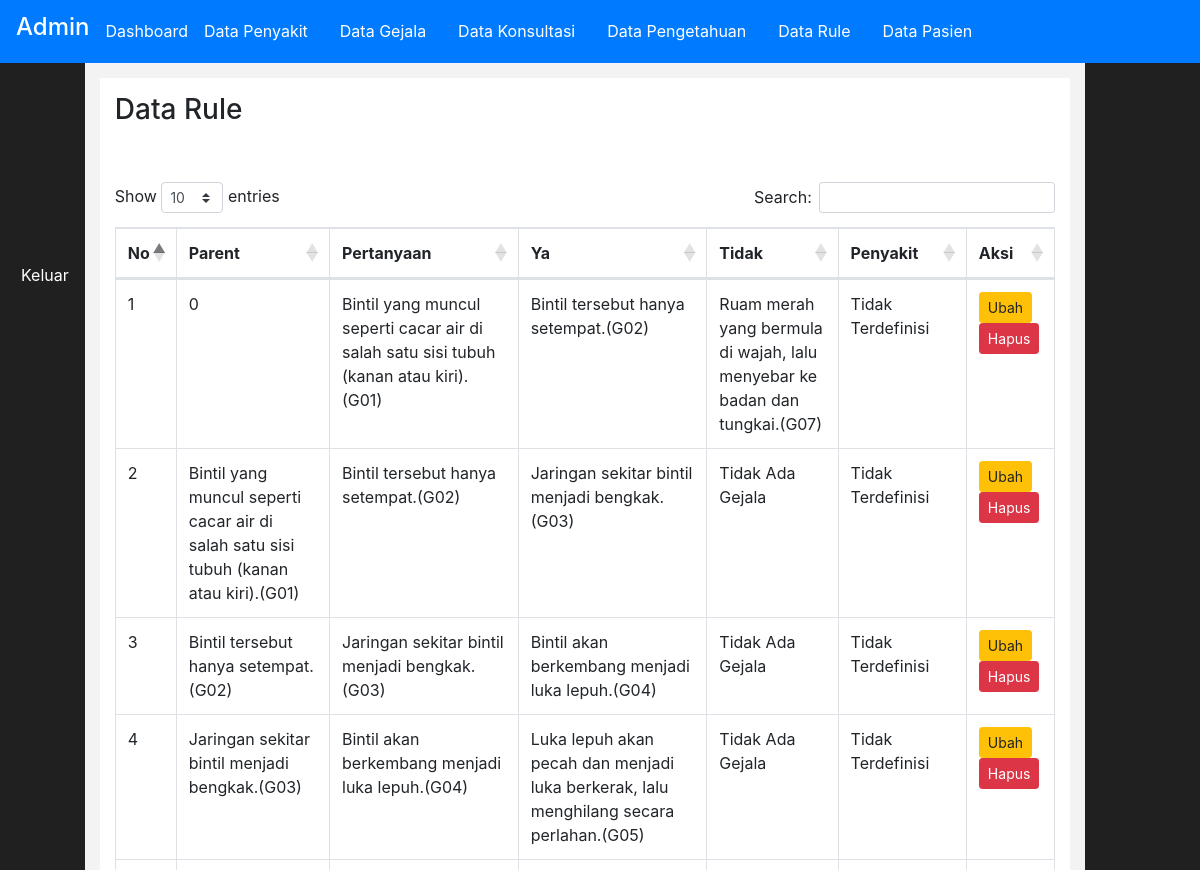
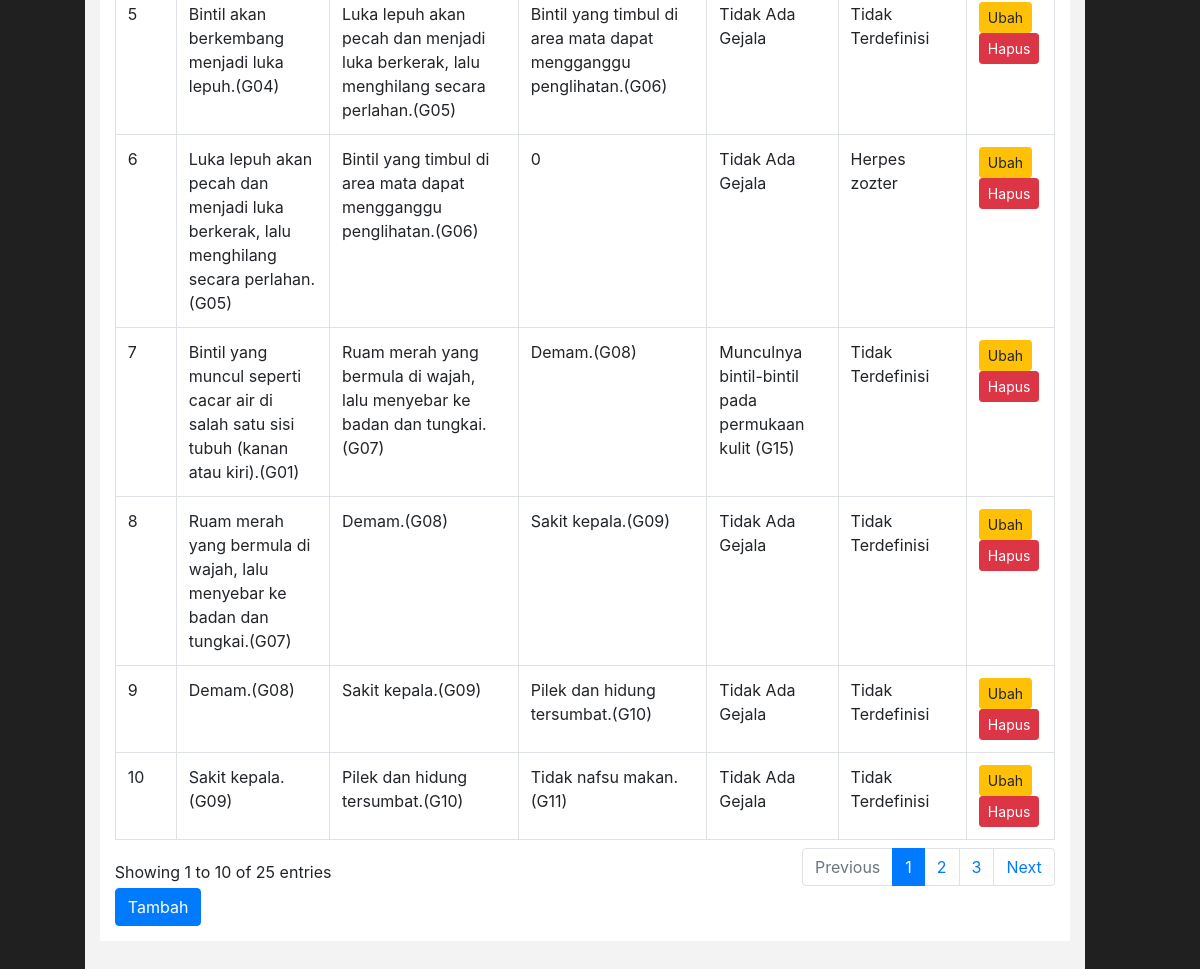
The app's page /admin/index.php?halaman=rule (signed in) with its own data (2 pictures, top to bottom).
### tables this page shows
CREATE TABLE `rule` (
  `id_rule` int(11) NOT NULL,
  `id_gejala_parent` int(11) NOT NULL,
  `id_gejala_pertanyaan` int(11) NOT NULL,
  `id_gejala_ya` int(11) NOT NULL,
  `id_gejala_tidak` int(11) NOT NULL,
  `id_penyakit` int(11) NOT NULL
);

CREATE TABLE `gejala` (
  `id_gejala` int(11) NOT NULL,
  `nama_gejala` varchar(255) NOT NULL
);

CREATE TABLE `penyakit` (
  `id_penyakit` int(11) NOT NULL,
  `kd_penyakit` varchar(11) NOT NULL,
  `nama_penyakit` varchar(255) NOT NULL,
  `deskripsi_penyakit` text NOT NULL,
  `saran_penyakit` text NOT NULL
);

### config/class.php (called while the page is built, shortened)
<?php
$mysqli = new mysqli("localhost" , "root" , "" ,"pta-mufti-uji");
class diagnosapenyakit
{
	public $koneksi;
	function __construct($mysqli)
	{
		$this->koneksi = $mysqli;
	}
	function ambildata($id)
	{
		$ambil = $this->koneksi->query("SELECT * FROM penyakit WHERE id_penyakit='$id'");
		$pecah = $ambil->fetch_assoc();
		return $pecah;
	}
}
$diagnosapenyakit = new diagnosapenyakit($mysqli);
 class gejala
 {
 	public $koneksi;
 	function __construct($mysqli)
 	{
 		$this->koneksi = $mysqli;
 	}
 	function ambilgejala($id)
 	{
 		$ambil = $this->koneksi->query("SELECT * FROM gejala WHERE id_gejala='$id'");
 		$pecah =$ambil->fetch_assoc();
 		return $pecah;
 	}
 }
 $gejala = new gejala($mysqli);
 class rule extends pengetahuan
 {
 	public $koneksi;
 	function __construct($mysqli){
 		$this->koneksi= $mysqli;
 	}
 	function tampilrule()
 	{
 		$ambil = $this->koneksi->query("SELECT * FROM rule");
 		while ($pecah= $ambil->fetch_assoc())
 		{
 			$data[] =$pecah;
 		}
 		return $data;
 	}
 }
 $rule = new rule($mysqli);
 ?>

### admin/rule/datarule.php (the view)
<?php $datarule = $rule->tampilrule(); ?>
<h3>Data Rule</h3>
<br>
<br>
<div class="table-responsive">
	<table class="table table-bordered"  id="datatables">
		<thead>
			<tr>
				<th>No</th>
				<th>Parent</th>
				<th>Pertanyaan</th>
				<th>Ya</th>
				<th>Tidak</th>
				<th>Penyakit</th>
				<th>Aksi</th>
			</tr>
		</thead>
		<tbody>
			<?php foreach ($datarule as $key => $value): ?>
				<tr>
					<td><?php echo $key+1; ?></td>
					<td>
						<?php
						if ($value['id_gejala_parent']==0) {
						 	echo "0";
						 }
						 else {
						 	$data_parent = $gejala->ambilgejala($value['id_gejala_parent']);
						  	echo $data_parent['nama_gejala'];
						  }
						 ?>
					</td>
					<td>
						<?php
						if ($value['id_gejala_pertanyaan']==0) {
							echo "0";
						}
						else
						{	$data_pertanyaan = $gejala->ambilgejala($value['id_gejala_pertanyaan']);
							echo $data_pertanyaan['nama_gejala'];
						}
						 ?>
					</td>
					<td>
						<?php
						if ($value['id_gejala_ya']==0) {
						 echo "0";
						 }
						  else
						 {
						 	$data_ya = $gejala->ambilgejala($value['id_gejala_ya']);
						 	echo $data_ya['nama_gejala'];
						 }
						 ?>
					</td>
					<td>
						<?php
						if ($value['id_gejala_tidak']==0) {
						 echo "Tidak Ada Gejala";
						 }
						  else
						 {
						 	$data_tidak = $gejala->ambilgejala($value['id_gejala_tidak']);
						 	echo $data_tidak['nama_gejala'];
						 }
						 ?>
					</td>
					<td>
						<?php
						if ($value['id_penyakit']==0) {
						 echo "Tidak Terdefinisi";
						 }
						  else
						 {
						 	$data_penyakit = $diagnosapenyakit->ambildata($value['id_penyakit']);
						 	echo $data_penyakit['nama_penyakit'];
						 }
						 ?>
					</td>
					<td>
						<a href="index.php?halaman=ubahrule&id=<?php echo $value['id_rule'] ?>" class="btn btn-warning  btn-sm">Ubah</a>
						<a href="index.php?halaman=hapusrule&id=<?php echo $value['id_rule'] ?>" class="btn btn-danger  btn-sm">Hapus</a>
					</td>
				</tr>
			<?php endforeach ?>
		</tbody>
	</table>
<a class="btn btn-primary" href="index.php?halaman=tambahrule">Tambah</a>
</div>

### records on screen
rule: id_gejala_parent "0", gejala.nama_gejala "Bintil yang muncul seperti cacar air di salah satu sisi tubuh (kanan atau kiri).(G01)", gejala.nama_gejala "Bintil tersebut hanya setempat.(G02)", gejala.nama_gejala "Ruam merah yang bermula di wajah, lalu menyebar ke badan dan tungkai.(G07)", shows "Tidak Terdefinisi"
rule: gejala.nama_gejala "Bintil yang muncul seperti cacar air di salah satu sisi tubuh (kanan atau kiri).(G01)", gejala.nama_gejala "Bintil tersebut hanya setempat.(G02)", gejala.nama_gejala "Jaringan sekitar bintil menjadi bengkak.(G03)", id_gejala_tidak "Tidak Ada Gejala", shows "Tidak Terdefinisi"
rule: gejala.nama_gejala "Bintil tersebut hanya setempat.(G02)", gejala.nama_gejala "Jaringan sekitar bintil menjadi bengkak.(G03)", gejala.nama_gejala "Bintil akan berkembang menjadi luka lepuh.(G04)", id_gejala_tidak "Tidak Ada Gejala", shows "Tidak Terdefinisi"
rule: gejala.nama_gejala "Jaringan sekitar bintil menjadi bengkak.(G03)", gejala.nama_gejala "Bintil akan berkembang menjadi luka lepuh.(G04)", gejala.nama_gejala "Luka lepuh akan pecah dan menjadi luka berkerak, lalu menghilang secara perlahan.(G05)", id_gejala_tidak "Tidak Ada Gejala", shows "Tidak Terdefinisi"
rule: gejala.nama_gejala "Bintil akan berkembang menjadi luka lepuh.(G04)", gejala.nama_gejala "Luka lepuh akan pecah dan menjadi luka berkerak, lalu menghilang secara perlahan.(G05)", gejala.nama_gejala "Bintil yang timbul di area mata dapat mengganggu penglihatan.(G06)", id_gejala_tidak "Tidak Ada Gejala", shows "Tidak Terdefinisi"
rule: gejala.nama_gejala "Luka lepuh akan pecah dan menjadi luka berkerak, lalu menghilang secara perlahan.(G05)", gejala.nama_gejala "Bintil yang timbul di area mata dapat mengganggu penglihatan.(G06)", id_gejala_ya "0", id_gejala_tidak "Tidak Ada Gejala", id_penyakit.nama_penyakit "Herpes zozter"
rule: gejala.nama_gejala "Bintil yang muncul seperti cacar air di salah satu sisi tubuh (kanan atau kiri).(G01)", gejala.nama_gejala "Ruam merah yang bermula di wajah, lalu menyebar ke badan dan tungkai.(G07)", gejala.nama_gejala "Demam.(G08)", gejala.nama_gejala "Munculnya bintil-bintil pada permukaan kulit (G15)", shows "Tidak Terdefinisi"
rule: gejala.nama_gejala "Ruam merah yang bermula di wajah, lalu menyebar ke badan dan tungkai.(G07)", gejala.nama_gejala "Demam.(G08)", gejala.nama_gejala "Sakit kepala.(G09)", id_gejala_tidak "Tidak Ada Gejala", shows "Tidak Terdefinisi"
rule: gejala.nama_gejala "Demam.(G08)", gejala.nama_gejala "Sakit kepala.(G09)", gejala.nama_gejala "Pilek dan hidung tersumbat.(G10)", id_gejala_tidak "Tidak Ada Gejala", shows "Tidak Terdefinisi"
rule: gejala.nama_gejala "Sakit kepala.(G09)", gejala.nama_gejala "Pilek dan hidung tersumbat.(G10)", gejala.nama_gejala "Tidak nafsu makan.(G11)", id_gejala_tidak "Tidak Ada Gejala", shows "Tidak Terdefinisi"
